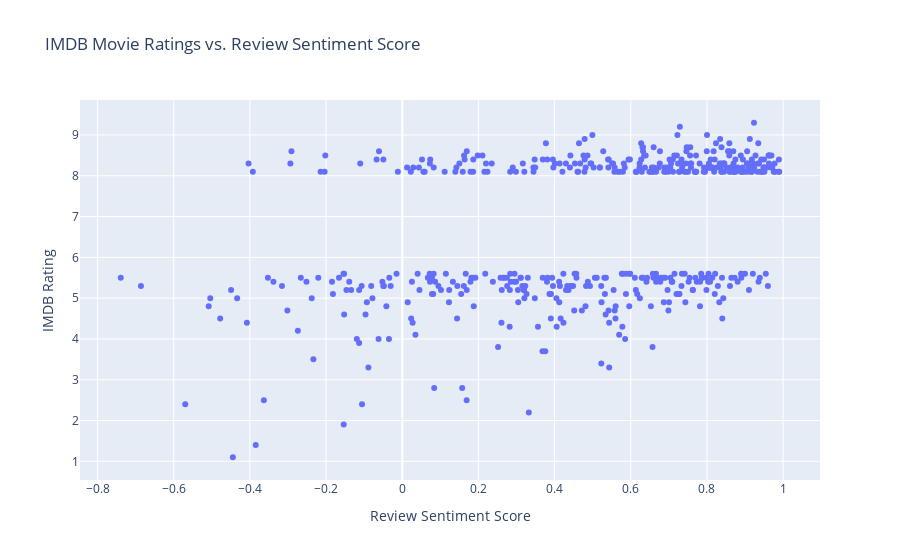

The notebook cell this image was saved under:
### Markdown cell above
## Graphing the Data
We import our graphical packages first. Then, we modify the data types of the rating and title data to make sure the ratings are plotted as a number and that the names display with the correct formattting. We also make it so that our Plottly graph can display the title of each movie when hovered over.

### Code cell
import matplotlib.pyplot as plt
import plotly.express as px

df_small['rating'] = df_small['rating'].astype('float64')
df_small['title'] = df_small['title'].str.replace('                  ',' ')

fig = px.scatter(df_small, x="sentiment", y="rating",
                 labels={"sentiment": "Review Sentiment Score",
                         "rating": "IMDB Rating"},
                 title="IMDB Movie Ratings vs. Review Sentiment Score",
                 hover_data=['title'])
fig.show()

### Figure 1 — Plotly figure (JSON) as saved in the notebook; plotly's stock layout.template omitted (floating-point values rounded to 4 significant figures; data arrays with more than 128 entries replaced by an {"elided": "..."} marker saying what was removed)
{"data": [{"customdata": {"elided": "500x1 str values"}, "hovertemplate": "Review Sentiment Score=%{x}<br>IMDB Rating=%{y}<br>title=%{customdata[0]}<extra></extra>", "legendgroup": "", "marker": {"color": "#636efa", "symbol": "circle"}, "mode": "markers", "name": "", "orientation": "v", "showlegend": false, "type": "scatter", "x": {"elided": "500 float values"}, "xaxis": "x", "y": {"elided": "500 float values"}, "yaxis": "y"}], "layout": {"legend": {"tracegroupgap": 0}, "title": {"text": "IMDB Movie Ratings vs. Review Sentiment Score"}, "xaxis": {"anchor": "y", "domain": [0, 1], "title": {"text": "Review Sentiment Score"}}, "yaxis": {"anchor": "x", "domain": [0, 1], "title": {"text": "IMDB Rating"}}}}
